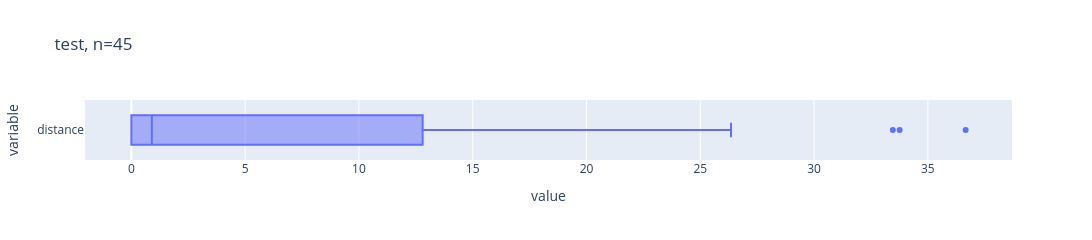

Write notebook code for a chart like this one.
### Markdown cell above
### <a id='toc1_2_3_'></a>[box](#toc0_)

### Code cell
_=pls.plot_box_large(
    # df["distance"],
    df[df["dropoff_borough"].isna()].distance,
    height=200,
    # violin=True,
    # use_log=True,
    annotations=True,
    caption_only_n=True,
    # title="test",
    # caption="test",
)
_=pls.plot_box(
    # df["distance"],
    df[df["dropoff_borough"].isna()].distance,
    height=200,
    # violin=True,
    # use_log=True,
    annotations=False,
    # caption_only_n=True,
    title="test",
    # caption="test",
)

### Figure 1 — Plotly figure (JSON) as saved in the notebook; plotly's stock layout.template omitted (floating-point values rounded to 4 significant figures)
{"data": [{"alignmentgroup": "True", "hovertemplate": "value=%{x}<br>variable=%{y}<extra></extra>", "legendgroup": "", "marker": {"color": "#636efa"}, "name": "", "notched": false, "offsetgroup": "", "orientation": "h", "showlegend": false, "type": "box", "x": [0.0, 0.0, 1.74, 0.03, 0.0, 13.4, 0.9, 0.9, 0.0, 6.32, 5.69, 1.4, 14.82, 26.35, 19.2, 12.6, 0.0, 24.57, 3.2, 0.34, 0.84, 24.63, 0.0, 21.3, 0.0, 33.76, 0.0, 0.04, 36.66, 2.1, 4.2, 14.8, 0.72, 10.36, 0.83, 4.99, 0.0, 2.53, 0.0, 0.0, 33.46, 0.0, 0.0, 0.0, 0.0], "x0": " ", "xaxis": "x", "y": ["distance", "distance", "distance", "distance", "distance", "distance", "distance", "distance", "distance", "distance", "distance", "distance", "distance", "distance", "distance", "distance", "distance", "distance", "distance", "distance", "distance", "distance", "distance", "distance", "distance", "distance", "distance", "distance", "distance", "distance", "distance", "distance", "distance", "distance", "distance", "distance", "distance", "distance", "distance", "distance", "distance", "distance", "distance", "distance", "distance"], "y0": " ", "yaxis": "y"}], "layout": {"boxmode": "group", "height": 200, "legend": {"tracegroupgap": 0}, "title": {"text": "test, n=45"}, "width": 1200, "xaxis": {"anchor": "y", "domain": [0, 1], "title": {"text": "value"}}, "yaxis": {"anchor": "x", "domain": [0, 1], "title": {"text": "variable"}}}}
